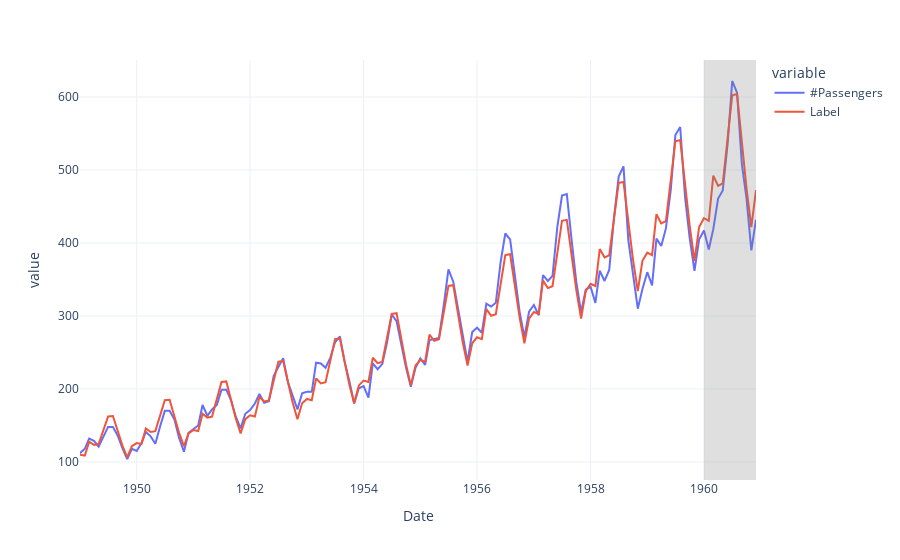

Here is the notebook cell this chart was saved with:
### Code cell
# add a vertical rectange for test-set separation
fig.add_vrect(x0="1960-01-01", x1="1960-12-01", fillcolor="grey", opacity=0.25, line_width=0)
fig.show()

### Figure 1 — Plotly figure (JSON) as saved in the notebook; plotly's stock layout.template omitted (floating-point values rounded to 4 significant figures; data arrays with more than 128 entries replaced by an {"elided": "..."} marker saying what was removed)
{"data": [{"hovertemplate": "variable=#Passengers<br>Date=%{x}<br>value=%{y}<extra></extra>", "legendgroup": "#Passengers", "line": {"color": "#636efa", "dash": "solid"}, "marker": {"symbol": "circle"}, "mode": "lines", "name": "#Passengers", "orientation": "v", "showlegend": true, "type": "scatter", "x": {"elided": "144 str values"}, "xaxis": "x", "y": {"elided": "144 int values"}, "yaxis": "y"}, {"hovertemplate": "variable=Label<br>Date=%{x}<br>value=%{y}<extra></extra>", "legendgroup": "Label", "line": {"color": "#EF553B", "dash": "solid"}, "marker": {"symbol": "circle"}, "mode": "lines", "name": "Label", "orientation": "v", "showlegend": true, "type": "scatter", "x": {"elided": "144 str values"}, "xaxis": "x", "y": {"elided": "144 float values"}, "yaxis": "y"}], "layout": {"legend": {"title": {"text": "variable"}, "tracegroupgap": 0}, "margin": {"t": 60}, "shapes": [{"fillcolor": "grey", "line": {"width": 0}, "opacity": 0.25, "type": "rect", "x0": "1960-01-01", "x1": "1960-12-01", "xref": "x", "y0": 0, "y1": 1, "yref": "y domain"}], "xaxis": {"anchor": "y", "domain": [0, 1], "title": {"text": "Date"}}, "yaxis": {"anchor": "x", "domain": [0, 1], "title": {"text": "value"}}}}
